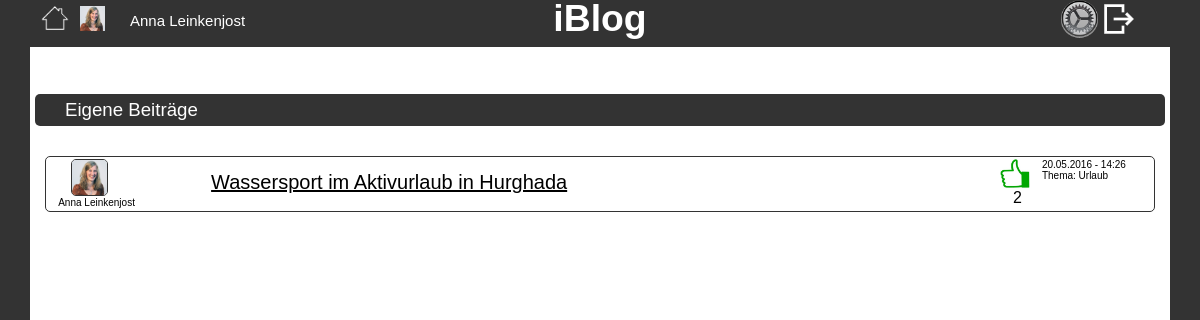
/index.php?files (signed in), run on the app's committed database.
### tables this page shows
CREATE TABLE `theme` (
  `id` int(11) NOT NULL,
  `description` varchar(100) NOT NULL
);

CREATE TABLE `article` (
  `id` int(11) NOT NULL,
  `title` varchar(100) NOT NULL,
  `text` text,
  `user_id` varchar(50) NOT NULL,
  `date` timestamp NOT NULL DEFAULT CURRENT_TIMESTAMP ON UPDATE CURRENT_TIMESTAMP
);

### classes/Template.php (called while the page is built, shortened)
<?php
class Template {
    function render_partial($template_path, $data = array())
    {
        extract($data);
        include(BASEDIR . '/templates/' . $template_path .'.php');
        return ob_get_clean();
    }
    public static function render($template_path, $data)
    {
        $template = new Template();
        $content_for_layout = $template->render_partial($template_path, $data);
        include(BASEDIR . '/templates/layout.php');
    }
}

### classes/Article.php (called while the page is built, shortened)
<?php
class Article {
  public static function getmyArticles($id)
  {
      global $dbh;
      $stmt = $dbh->prepare("SELECT article.id, article.title, article.user_id, article.date, theme.description FROM theme left join theme_article on theme.id = theme_article.theme_id
 left join article on article.id = theme_article.article_id where article.user_id=:id ORDER BY date DESC");
      $stmt ->execute(array(
        'id'=> $id
      ));
      return $stmt->fetchAll(PDO::FETCH_ASSOC);
  }
public static function getLikes($article){
  global $dbh;
  $stmt = $dbh->prepare("SELECT COUNT(*) FROM user_likes_article WHERE article_id=:article");
  $stmt->execute(array(
    'article' => $article
  ));
  return $stmt->fetchColumn();
}
}
?>

### classes/Session.php (called while the page is built, shortened)
<?php
class Session {
        ?><script language="JavaScript" type="text/javascript">
        </script> <?
    public static function getuserid(){
      global $dbh;
      $stmt = $dbh->prepare("SELECT id FROM user
          WHERE mail = :user");
      $stmt->execute(array(
          'user'     => Session::getuser(),
      ));
      $id = $stmt->fetchColumn();
      return $id;
    }
    public static function getuserbyid($id){
      global $dbh;
      $stmt = $dbh->prepare("SELECT CONCAT(CONCAT(firstname, ' '), lastname) FROM user
          WHERE id = :id");
      $stmt->execute(array(
          'id'     => $id,
      ));
      $user = $stmt->fetchColumn();
      return $user;
    }
    public static function getpicext($user_id){
      if(file_exists($_SESSION['workingdirectory']."/images/profilepics/".$user_id.".png"))
      {
        return "images/profilepics/".$user_id.".png";
      }
      elseif (file_exists($_SESSION['workingdirectory']."/images/profilepics/".$user_id.".jpeg")) {
        return "images/profilepics/".$user_id.".jpeg";
      }
      elseif (file_exists($_SESSION['workingdirectory']."/images/profilepics/".$user_id.".gif")) {
        return "images/profilepics/".$user_id.".gif";
      }
      elseif (file_exists($_SESSION['workingdirectory']."/images/profilepics/".$user_id.".jpg")) {
        return "images/profilepics/".$user_id.".jpg";
      }
      else{
        return "images/profilepics/user.png";
      }
    }
    public static function getuser(){
      return $_SESSION['user'];
    }
}

### templates/files.php (the view, shortened to what this page needs)
<link rel="stylesheet" href="assets/stylesheets/files.css">
<div class="sideHeaderFilesDiv">
    <label class="sideHeaderFiles">Eigene Beiträge</label>
</div>
<?php if (!empty($myarticles)) foreach ($myarticles as $article) :?>
  <div class="titleDiv">
      <a href="index.php?article=<?php echo $article['id'] ?>" class="linkArticle">
          <div class="titleLabelDiv">
              <div class="imgUserName">
                  <img src="<?php echo Session::getpicext($article['user_id'])?>" class="user-articleImg">
                  <label id = "<?php echo $article['id'] ?>" class="nameUserArticle"><?php echo Session::getuserbyid($article['user_id']) ?></label>
              </div>
              <label class="titleLabel"><?php echo $article['title'] ?></label>
              <div class="likeDiv">
                  <img src="assets/images/like.jpg" class="likeImg">
                  <label class="likeNumber"><?php echo Article::getLikes($article['id'])?></label>
              </div>
              <label class="dateLabel"><?php echo date("d.m.Y - H:i", strtotime($article['date']))?><br>Thema: <?php echo $article['description'] ?></label>
          </div>
      </a>
  </div>
<?php endforeach ?>

### public/assets/stylesheets/stylesheet.css (style rules this page uses)
﻿ *,html { font-family:sans-serif; }
html,body { background-color:rgb(51,51,51); font-size:14pt; margin:0px; padding:0px }
.user-articleImg { border: 0.2px solid rgb(51, 51, 51); border-radius: 5px; height: 35px; margin-bottom: 10px; margin-left: 20px; }
.nameUserArticle { font-size: 10px; margin-left: -55px; margin-top: 36px; color: black; text-overflow: ellipsis; }
.titleDiv { margin-top: 5px; }
.titleLabelDiv { border: 0.5px solid rgb(51, 51, 51); border-radius: 5px; display: flex; height: 50px; margin: 10px; padding: 2px 2px 2px 5px; }
.imgUserName { max-width: 10%; min-width: 10%; overflow: hidden; text-overflow: ellipsis; white-space: nowrap; }
.titleLabel { color: black; font-size: 20px; margin-top: 12px; overflow: hidden; padding-left: 50px; text-decoration: underline; text-overflow: ellipsis; width: 75%; }
.linkArticle { text-decoration: none; }
.likeImg { height: 30px; width: 30px; }
.likeNumber, .likeNumberStart { color: black; font-size: 16px; }
.likeDiv { display: flex; padding-right: 10px; }
.likeNumber { margin-left: -17px; margin-top: 30px; }
.dateLabel { color: black; float: right; font-size: 10px; margin-left: 10px; max-width: 10%; min-width: 10%; overflow: hidden; text-overflow: ellipsis; white-space: nowrap; }

### public/assets/stylesheets/files.css (style rules this page uses)
.sideHeaderFilesDiv { background-color: rgb(51, 51, 51); border-radius: 5px; color: white; margin-bottom: 30px; padding: 5px; display: flex; margin-top: 25px; }
.sideHeaderFiles { max-width: 70%; min-width: 70%; overflow: hidden; padding-left: 25px; text-overflow: ellipsis; white-space: nowrap; }

### data on the page
theme: user_id "Anna Leinkenjost", article.title "Wassersport im Aktivurlaub in Hurghada", id "2", article.date "20.05.2016 - 14:26", description "Urlaub"

### other printed values
Session::getuserbyid(Session::getuserid()) "Anna Leinkenjost"
